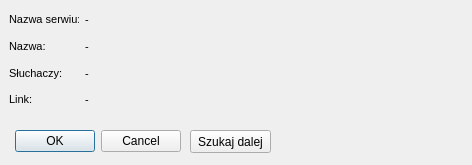
<?xml version="1.0" encoding="UTF-8"?>
<ui version="4.0">
 <class>FindArtistDialog</class>
 <widget class="QDialog" name="FindArtistDialog">
  <property name="geometry">
   <rect>
    <x>0</x>
    <y>0</y>
    <width>472</width>
    <height>165</height>
   </rect>
  </property>
  <property name="windowTitle">
   <string>Znaleziony wykonawca</string>
  </property>
  <widget class="QDialogButtonBox" name="buttonBox">
   <property name="geometry">
    <rect>
     <x>10</x>
     <y>130</y>
     <width>171</width>
     <height>23</height>
    </rect>
   </property>
   <property name="orientation">
    <enum>Qt::Horizontal</enum>
   </property>
   <property name="standardButtons">
    <set>QDialogButtonBox::Cancel|QDialogButtonBox::Ok</set>
   </property>
  </widget>
  <widget class="QLabel" name="label_11">
   <property name="geometry">
    <rect>
     <x>300</x>
     <y>10</y>
     <width>151</width>
     <height>141</height>
    </rect>
   </property>
   <property name="text">
    <string/>
   </property>
   <property name="scaledContents">
    <bool>true</bool>
   </property>
  </widget>
  <widget class="QWidget" name="layoutWidget">
   <property name="geometry">
    <rect>
     <x>9</x>
     <y>9</y>
     <width>281</width>
     <height>101</height>
    </rect>
   </property>
   <layout class="QVBoxLayout" name="verticalLayout">
    <item>
     <layout class="QHBoxLayout" name="horizontalLayout_5">
      <item>
       <widget class="QLabel" name="label_9">
        <property name="sizePolicy">
         <sizepolicy hsizetype="Minimum" vsizetype="Preferred">
          <horstretch>0</horstretch>
          <verstretch>0</verstretch>
         </sizepolicy>
        </property>
        <property name="minimumSize">
         <size>
          <width>70</width>
          <height>0</height>
         </size>
        </property>
        <property name="maximumSize">
         <size>
          <width>70</width>
          <height>16777215</height>
         </size>
        </property>
        <property name="font">
         <font>
          <pointsize>8</pointsize>
          <weight>50</weight>
          <bold>false</bold>
         </font>
        </property>
        <property name="text">
         <string>Nazwa serwiu:</string>
        </property>
       </widget>
      </item>
      <item>
       <widget class="QLabel" name="label_10">
        <property name="font">
         <font>
          <pointsize>8</pointsize>
          <weight>50</weight>
          <bold>false</bold>
         </font>
        </property>
        <property name="text">
         <string>-</string>
        </property>
       </widget>
      </item>
     </layout>
    </item>
    <item>
     <layout class="QHBoxLayout" name="horizontalLayout">
      <item>
       <widget class="QLabel" name="label">
        <property name="sizePolicy">
         <sizepolicy hsizetype="Minimum" vsizetype="Preferred">
          <horstretch>0</horstretch>
          <verstretch>0</verstretch>
         </sizepolicy>
        </property>
        <property name="minimumSize">
         <size>
          <width>70</width>
          <height>0</height>
         </size>
        </property>
        <property name="maximumSize">
         <size>
          <width>70</width>
          <height>16777215</height>
         </size>
        </property>
        <property name="font">
         <font>
          <pointsize>8</pointsize>
          <weight>50</weight>
          <bold>false</bold>
         </font>
        </property>
        <property name="text">
         <string>Nazwa:</string>
        </property>
       </widget>
      </item>
      <item>
       <widget class="QLabel" name="label_2">
        <property name="font">
         <font>
          <pointsize>8</pointsize>
          <weight>50</weight>
          <bold>false</bold>
         </font>
        </property>
        <property name="text">
         <string>-</string>
        </property>
        <property name="openExternalLinks">
         <bool>false</bool>
        </property>
        <property name="textInteractionFlags">
         <set>Qt::LinksAccessibleByMouse|Qt::TextSelectableByMouse</set>
        </property>
       </widget>
      </item>
     </layout>
    </item>
    <item>
     <layout class="QHBoxLayout" name="horizontalLayout_2">
      <item>
       <widget class="QLabel" name="label_3">
        <property name="sizePolicy">
         <sizepolicy hsizetype="Minimum" vsizetype="Preferred">
          <horstretch>0</horstretch>
          <verstretch>0</verstretch>
         </sizepolicy>
        </property>
        <property name="minimumSize">
         <size>
          <width>70</width>
          <height>0</height>
         </size>
        </property>
        <property name="maximumSize">
         <size>
          <width>70</width>
          <height>16777215</height>
         </size>
        </property>
        <property name="font">
         <font>
          <pointsize>8</pointsize>
          <weight>50</weight>
          <bold>false</bold>
         </font>
        </property>
        <property name="text">
         <string>Słuchaczy:</string>
        </property>
       </widget>
      </item>
      <item>
       <widget class="QLabel" name="label_4">
        <property name="font">
         <font>
          <pointsize>8</pointsize>
          <weight>50</weight>
          <bold>false</bold>
         </font>
        </property>
        <property name="text">
         <string>-</string>
        </property>
       </widget>
      </item>
     </layout>
    </item>
    <item>
     <layout class="QHBoxLayout" name="horizontalLayout_3">
      <item>
       <widget class="QLabel" name="label_5">
        <property name="sizePolicy">
         <sizepolicy hsizetype="Minimum" vsizetype="Preferred">
          <horstretch>0</horstretch>
          <verstretch>0</verstretch>
         </sizepolicy>
        </property>
        <property name="minimumSize">
         <size>
          <width>70</width>
          <height>0</height>
         </size>
        </property>
        <property name="maximumSize">
         <size>
          <width>70</width>
          <height>16777215</height>
         </size>
        </property>
        <property name="font">
         <font>
          <pointsize>8</pointsize>
          <weight>50</weight>
          <bold>false</bold>
         </font>
        </property>
        <property name="text">
         <string>Link:</string>
        </property>
       </widget>
      </item>
      <item>
       <widget class="QLabel" name="label_6">
        <property name="font">
         <font>
          <pointsize>8</pointsize>
          <weight>50</weight>
          <bold>false</bold>
         </font>
        </property>
        <property name="inputMethodHints">
         <set>Qt::ImhNone</set>
        </property>
        <property name="text">
         <string>-</string>
        </property>
        <property name="openExternalLinks">
         <bool>true</bool>
        </property>
        <property name="textInteractionFlags">
         <set>Qt::TextBrowserInteraction</set>
        </property>
       </widget>
      </item>
     </layout>
    </item>
   </layout>
  </widget>
  <widget class="QPushButton" name="pushButton">
   <property name="geometry">
    <rect>
     <x>190</x>
     <y>130</y>
     <width>81</width>
     <height>23</height>
    </rect>
   </property>
   <property name="text">
    <string>Szukaj dalej</string>
   </property>
  </widget>
 </widget>
 <resources/>
 <connections>
  <connection>
   <sender>buttonBox</sender>
   <signal>accepted()</signal>
   <receiver>FindArtistDialog</receiver>
   <slot>accept()</slot>
   <hints>
    <hint type="sourcelabel">
     <x>248</x>
     <y>254</y>
    </hint>
    <hint type="destinationlabel">
     <x>157</x>
     <y>274</y>
    </hint>
   </hints>
  </connection>
  <connection>
   <sender>buttonBox</sender>
   <signal>rejected()</signal>
   <receiver>FindArtistDialog</receiver>
   <slot>reject()</slot>
   <hints>
    <hint type="sourcelabel">
     <x>316</x>
     <y>260</y>
    </hint>
    <hint type="destinationlabel">
     <x>286</x>
     <y>274</y>
    </hint>
   </hints>
  </connection>
 </connections>
</ui>
